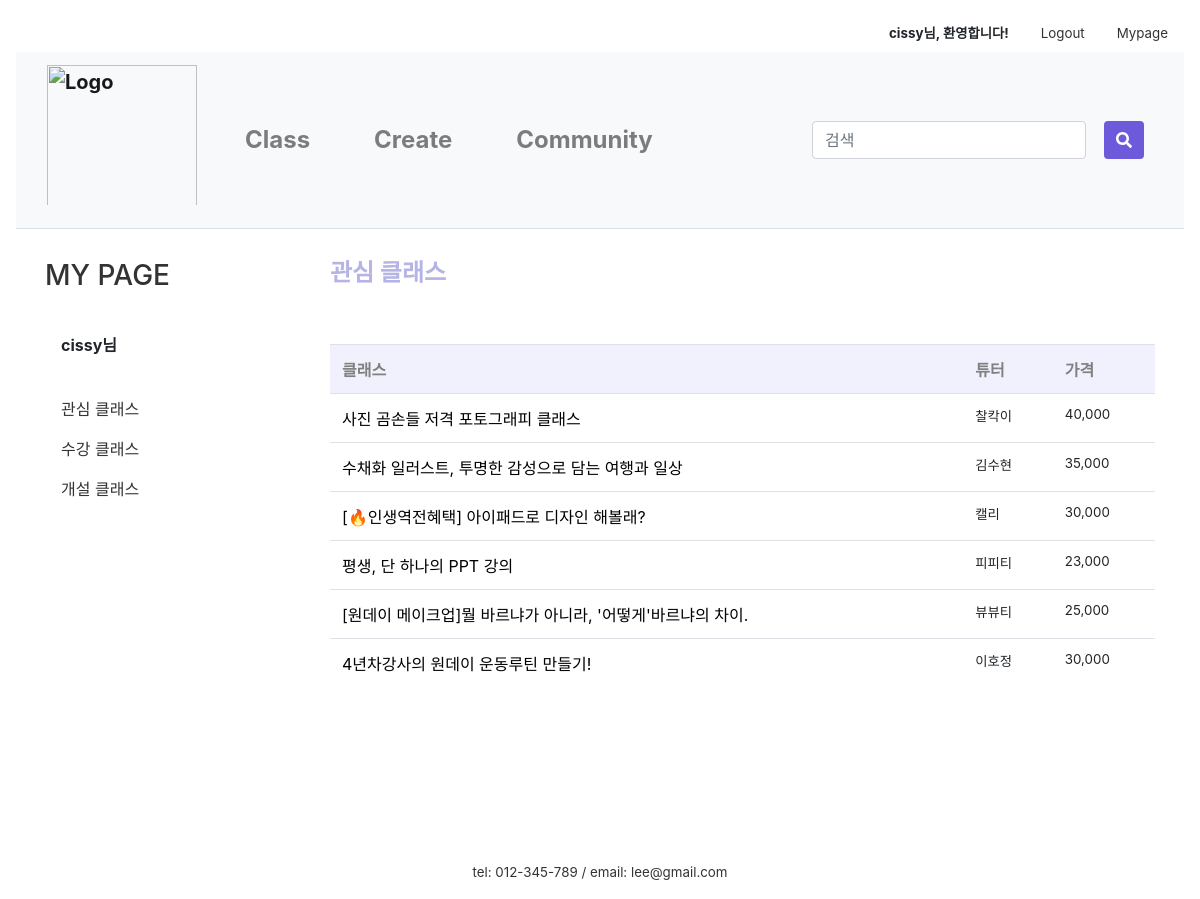
/mypage/mylike/ (signed in), run on the app's committed database.
### firstApp/models.py (models this page shows, shortened)
class Class(models.Model):
    author = models.ForeignKey(settings.AUTH_USER_MODEL, on_delete=models.CASCADE, default=1)
    title = models.CharField(max_length=50)
    tutor = models.CharField(max_length=10)
    tutor_photo = ProcessedImageField(upload_to="tutor", processors=[ResizeToFill(300,300)], default='')
    tutor_insta = models.CharField(null=True, blank=True, max_length=50, default='')
    tutor_blog = models.CharField(null=True, blank=True, max_length=50, default='')
    tutor_youtube = models.CharField(null=True, blank=True, max_length=50, default='')
    category = models.ForeignKey('firstApp.Category', on_delete=models.CASCADE, default=1, related_name='category')
    area = models.ForeignKey('firstApp.Area', on_delete=models.CASCADE, default=1)
    photo = ProcessedImageField(upload_to="class", processors=[ResizeToFill(600,450)], default='')
    body = RichTextUploadingField(default='')
    tutor_body = RichTextUploadingField(default='')
    price = models.CharField(max_length=10)
    time = models.CharField(max_length=5)
    level = models.ForeignKey('firstApp.Level', on_delete=models.CASCADE, default=1, related_name='level')
    mode = models.ForeignKey('firstApp.Mode', on_delete=models.CASCADE, default=1, related_name='mode')
    in_min = models.PositiveIntegerField(null=True, blank=True, default='1')
    in_max = models.PositiveIntegerField(null=True, blank=True, default='1')
    like_user = models.ManyToManyField(settings.AUTH_USER_MODEL, blank=True, related_name='like_class')
    like_count = models.PositiveIntegerField(default=0)
    on_sale = models.BooleanField(null=True, default=False)
    sale_price = models.CharField(null=True, blank=True, max_length=10)
    on_permission = models.BooleanField(null=True, default=False)
    class Meta:
        permissions = [
            ('can_permit', 'Can permit')
        ]

### firstApp/views.py (the view)
# urls.py: path('mypage/mylike/', views.mylike, name='mylike'),
@login_required(login_url='/login/')
def mylike(request):
    classs = Class.objects.filter(on_permission=True, like_user=request.user)
    return render(request, 'firstApp/mylike.html', {'classs':classs})

### firstApp/templates/firstApp/mylike.html (shortened to what this page needs)
{% extends 'firstApp/base.html' %}
{% load static %}
{% load humanize %}
{% block content %}
{% if user.is_active %}
<link rel="stylesheet" href="{% static 'css/community.css' %}">
<link href="{% static 'css/my_page_table.css' %}" rel="stylesheet">
<link href="{% static 'css/apply_detail.css' %}" rel="stylesheet">
    <div class="container">
      <div class="row">
        <div class="col-sm-3">
          <div class="left-sidebar">
            <ul>
              <li>
								<a class= "nounderline" href="{% url 'mypage' %}"><h3>MY PAGE</h3></a>
							</li><br>
							<li data-toggle="tab">
								<a class="nav-link"><strong>{{user.username}}님</strong></a>
									<br>
									<li class="nav-item">
										<a class="nav-link" href="/mypage/mylike">관심 클래스</a>
									</li>
									<li class="nav-item">
									  <a class="nav-link" href="/mypage/myApply">수강 클래스</a>
									</li>
									<li class="nav-item">
									  <a class="nav-link" href="/mypage/myClass">개설 클래스</a>
									</li>
							</li>
						</ul>
          </div>
        </div>
          <div class="col-sm-9">
            <h4 class="my_page_title" style="font-weight:bold; color:#B6B3E5;">관심 클래스</h4><br><br>
            <table class="table">
              <tr>
                <th>클래스</th>
                <th>튜터</th>
                <th>가격</th>
              </tr>
              {% for class in classs %}
              <tr>
                <td>
                  <a class="a_underline" href="{% url 'product' class.id %}">{{ class.title }}</a>
                </td>
                <td class="lighter">{{ class.tutor }}</td>
                <td class="lighter">{{ class.sale_price|intcomma }}</td>
              </tr>
              {% endfor %}
            </table>
          </div>
      </div>
    </div>
{% else %}
<script type="text/javascript">
    alert('잘못된 접근입니다. \n로그인을 해주세요.')
    window.location.href = '/login';
  </script>
{% endif %}
{% endblock content %}

### firstApp/templates/firstApp/base.html (shortened to what this page needs)
{% load static %}
<link rel="stylesheet" href="https://stackpath.bootstrapcdn.com/bootstrap/4.4.1/css/bootstrap.min.css"
>
<link rel="stylesheet" href="{% static 'css/base.css' %}">
<link rel="stylesheet" href="{% static 'css/navbar_custom.css' %}">
<div class="nav inner">
  <div class="container-fluid" style="width:1500px; padding: 0px;">
    <nav class="nav nav-masthead justify-content-end">
      {% if user.is_active %}
      <a class="nav-link"><strong>{{user.username}}님, 환영합니다!</strong></a>
      <a class="nav-link" href="/logout">Logout</a>
      <a class="nav-link" href="/mypage">Mypage</a>
      {% else %}
      <a class="nav-link" href="/login">Login</a>
      <a class="nav-link" href="/signup">Join</a>
      {% endif %}
    </nav>
  </div>
</div>
<nav class="navbar navbar-expand-lg navbar-light bg-light navbar-custom">
  <div class="container-fluid" style="width:1500px;">
    <a class="navbar-brand logo" href="/"><img src="{% static 'image\logo_1.png' %}" alt="Logo" style="max-width: 30vw; width:150px; padding-bottom:10px;"></a>
  <div class="collapse navbar-collapse" id="navbarSupportedContent">
    <ul class="navbar-nav mr-auto">
      <li class="nav-item nav-item-custom">
        <a class="nav-link" href="/class_search">Class</a>
      </li>
      <li class="nav-item nav-item-custom">
        <a class="nav-link" href="/intro_createclass">Create</a>
      </li>
      <li class="nav-item nav-item-custom">
        <a class="nav-link" href="/community">Community</a>
      </li>
    </ul>
  <div class="nav-item nav-item-custom">
    <div class="row">
      <form class="form-inline my-2 my-lg-0" action="{% url 'searchResult' %}" method="get">
      <div class="col-xs-8" style="max-width:50vw;">
        <input class="form-control mr-sm-2" type="search" placeholder="검색" aria-label="Search" name="qq" value="{{ qq }}">
      </div>
       <div class="col-xs-2" style="margin-left:10px;">
          <button class="btn btn-primary my-2 my-sm-0" type="submit" style="height:38px">
        <i class="fas fa-search"></i>
            </button>
       </div>
      </form>
    </div>
      </div>
  </div>
  </div>
</nav>
<main role="main">
  {% block content %}
  {% endblock content%}
</main>
<footer class="mastfoot mt-auto text-center">
  <div class="inner" style="margin-top:10rem;">
    <p style="margin:0">tel: 012-345-789 /
      email: lee@gmail.com</p>
  </div>
</footer>

### firstApp/static/css/base.css (style rules this page uses)
img { max-width:100%; }
.mastfoot { color: #333; }
.inner { font-size:10pt; }
.btn-primary, .btn-primary:active, .btn-primary:visited { background-color:#6C5ADA !important; border:none !important; color:white !important; }
.nounderline { text-decoration: none !important; }
.a_underline { color:black; }

### firstApp/static/css/navbar_custom.css (style rules this page uses)
a { color:#333; }
.navbar { margin-bottom:30px; border-bottom: 0.1px solid rgb(219, 222, 224); }
.navbar-custom { font-size: x-large; font-weight: bold; background-color: #fff; }
.nav-item-custom { padding-left: 1.5rem; padding-right: 1.5rem; }

### firstApp/static/css/community.css (style rules this page uses)
ul { list-style:none; padding-left:0 }
th { color:gray; background-color:#f0f1fc; }
.lighter { font-size:10pt; }

### data on the page
Class: title "사진 곰손들 저격 포토그래피 클래스", tutor "찰칵이", sale_price "40,000"
Class: title "수채화 일러스트, 투명한 감성으로 담는 여행과 일상", tutor "김수현", sale_price "35,000"
Class: title "[🔥인생역전혜택] 아이패드로 디자인 해볼래?", tutor "캘리", sale_price "30,000"
Class: title "평생, 단 하나의 PPT 강의", tutor "피피티", sale_price "23,000"
Class: title "[원데이 메이크업]뭘 바르냐가 아니라, '어떻게'바르냐의 차이.", tutor "뷰뷰티", sale_price "25,000"
Class: title "4년차강사의 원데이 운동루틴 만들기!", tutor "이호정", sale_price "30,000"

### other printed values
{{ user.username }} "cissy"
